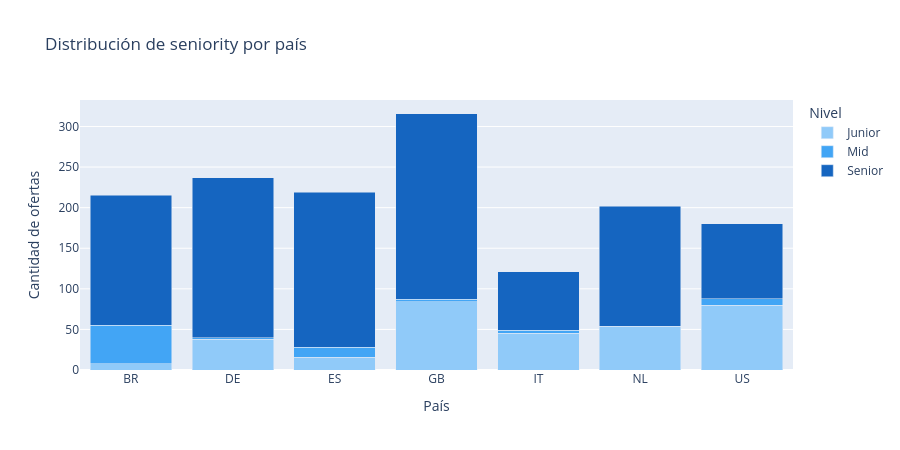

The notebook cell saved with this chart:
### Markdown cell above
## 5. Mezcla de seniority por país

### Code cell
seniority_country = (
    df[df["seniority"] != "Not specified"]
    .groupby(["country", "seniority"])
    .size()
    .reset_index(name="count")
)

fig = px.bar(
    seniority_country,
    x="country", y="count", color="seniority",
    barmode="stack",
    category_orders={"seniority": ["Junior", "Mid", "Senior"]},
    color_discrete_map={"Junior": "#90CAF9", "Mid": "#42A5F5", "Senior": "#1565C0"},
    title="Distribución de seniority por país",
    labels={"country": "País", "count": "Cantidad de ofertas", "seniority": "Nivel"}
)
fig.update_layout(height=450)
fig.show()

### Figure 1 — Plotly figure (JSON) as saved in the notebook; plotly's stock layout.template omitted (floating-point values rounded to 4 significant figures)
{"data": [{"hovertemplate": "Nivel=Junior<br>País=%{x}<br>Cantidad de ofertas=%{y}<extra></extra>", "legendgroup": "Junior", "marker": {"color": "#90CAF9", "pattern": {"shape": ""}}, "name": "Junior", "orientation": "v", "showlegend": true, "textposition": "auto", "type": "bar", "x": ["BR", "DE", "ES", "GB", "IT", "NL", "US"], "xaxis": "x", "y": [8, 38, 16, 84, 45, 53, 80], "yaxis": "y"}, {"hovertemplate": "Nivel=Mid<br>País=%{x}<br>Cantidad de ofertas=%{y}<extra></extra>", "legendgroup": "Mid", "marker": {"color": "#42A5F5", "pattern": {"shape": ""}}, "name": "Mid", "orientation": "v", "showlegend": true, "textposition": "auto", "type": "bar", "x": ["BR", "DE", "ES", "GB", "IT", "NL", "US"], "xaxis": "x", "y": [47, 2, 12, 3, 4, 1, 8], "yaxis": "y"}, {"hovertemplate": "Nivel=Senior<br>País=%{x}<br>Cantidad de ofertas=%{y}<extra></extra>", "legendgroup": "Senior", "marker": {"color": "#1565C0", "pattern": {"shape": ""}}, "name": "Senior", "orientation": "v", "showlegend": true, "textposition": "auto", "type": "bar", "x": ["BR", "DE", "ES", "GB", "IT", "NL", "US"], "xaxis": "x", "y": [160, 197, 191, 229, 72, 148, 92], "yaxis": "y"}], "layout": {"barmode": "stack", "height": 450, "legend": {"title": {"text": "Nivel"}, "tracegroupgap": 0}, "title": {"text": "Distribución de seniority por país"}, "xaxis": {"anchor": "y", "domain": [0, 1], "title": {"text": "País"}}, "yaxis": {"anchor": "x", "domain": [0, 1], "title": {"text": "Cantidad de ofertas"}}}}
